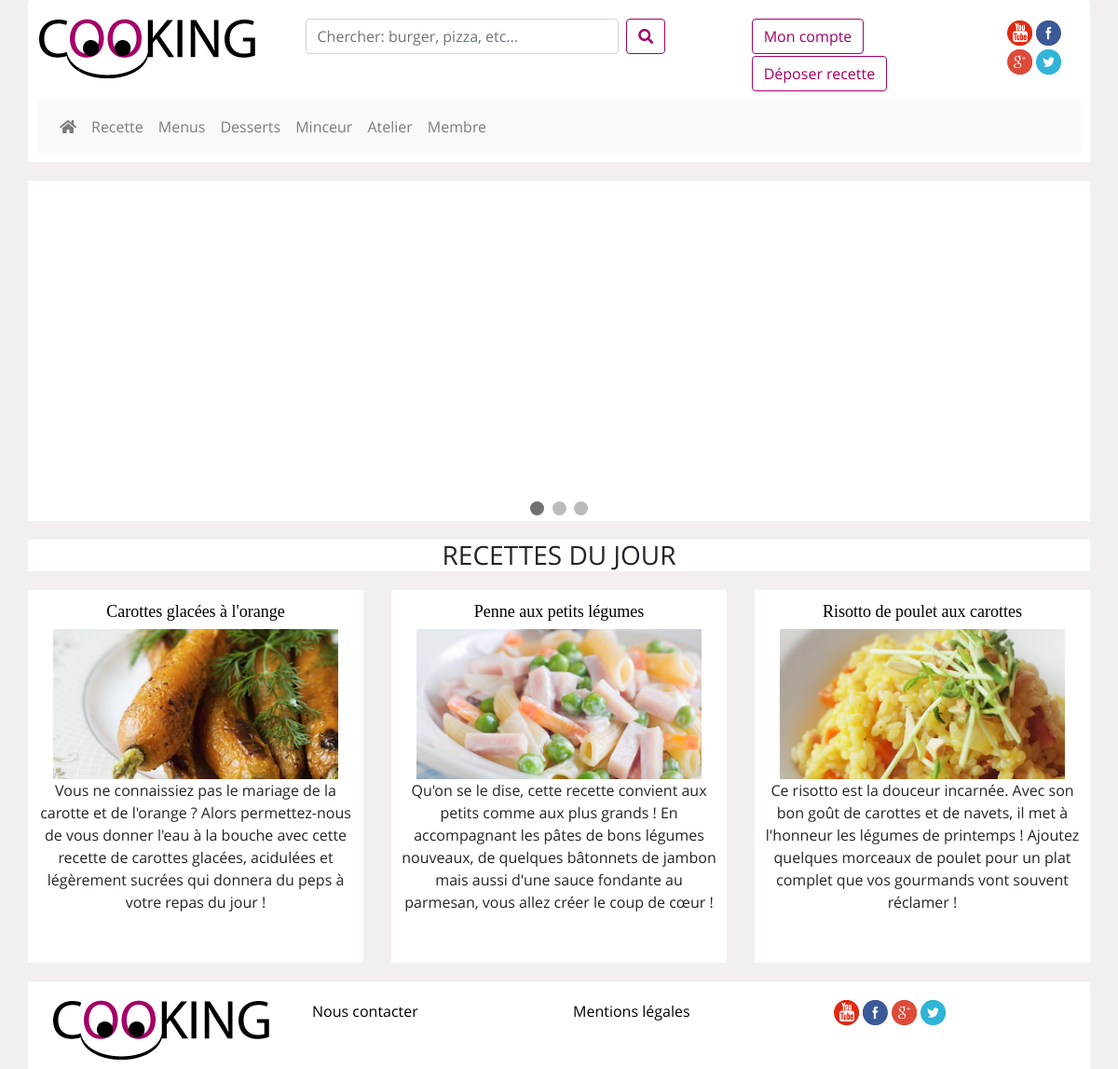
The page / on the database its author committed.
### tables this page shows
CREATE TABLE IF NOT EXISTS `recettes` (
  `idRecette` int(11) NOT NULL AUTO_INCREMENT,
  `titre` varchar(250) NOT NULL,
  `chapo` text NOT NULL,
  `img` varchar(50) NOT NULL,
  `preparation` text NOT NULL,
  `ingredient` text NOT NULL,
  `membre` int(11) NOT NULL,
  `couleur` varchar(30) NOT NULL,
  `dateCrea` timestamp NOT NULL DEFAULT CURRENT_TIMESTAMP ON UPDATE CURRENT_TIMESTAMP,
  `categorie` int(11) NOT NULL,
  `tempsCuisson` varchar(50) NOT NULL,
  `tempsPreparation` varchar(50) NOT NULL,
  `difficulte` varchar(50) NOT NULL,
  `prix` varchar(50) NOT NULL,
  PRIMARY KEY (`idRecette`)
);

### index.php (the view, shortened to what this page needs)
<?php
require "header.php";
require "pdo.php";
?>
<div class="row" style="background-color: white; margin-top: 20px;"  >
  <div class="slideshow-container" >
    <?php
    $resultats=$pdo->query("SELECT titre, img, chapo, idRecette FROM recettes WHERE idRecette =7");
    $ligne = $resultats->fetch(PDO::FETCH_OBJ);
    echo "
    <div class='mySlides fade'>
      <img class='recettejour' alt='slide photo' src=photos/recettes/". $ligne->img .">
      <div class='text'><h5><a href='recette.php?id=". $ligne->idRecette . "'><span class='titre_recette' style='font-size: 22px'>" . $ligne->titre . "</span></a></h5></div>
      </div>
    </div>";$resultats->closeCursor();
    ?>
</div>
  <div  style="background-color: white;text-align:center;margin-left: -15px;margin-right: -15px;">
    <span class="dot"></span>
    <span class="dot"></span>
    <span class="dot"></span>
  </div>
  <div class="row_membre" style="margin-right: -15px;margin-left: -15px;">
    <h3>RECETTES DU JOUR</h3>
  </div>
<div class="row" style="text-align: center;margin-top: 10px;margin-left: -30px;margin-right: -30px;" >
	<div class="col-md-4">
		<?php
		$resultats=$pdo->query("SELECT titre, img, chapo, idRecette  FROM recettes WHERE idRecette = 2");
		$ligne = $resultats->fetch(PDO::FETCH_OBJ);
		echo
    "<div class='cadre_recette_jour'><h5><a href='recette.php?id=". $ligne->idRecette  . "'><span class='titre_recette'>" . $ligne->titre . "</span></a></h5>
      <a href='recette.php?id=". $ligne->idRecette  . "'><img class='recettejour' alt='" . $ligne->titre . "' src=photos/recettes/". $ligne->img ."></a><p>" . $ligne->chapo . "</p>
    </div>";$resultats->closeCursor();
		?>
	</div>
	<div class="col-md-4">
		<?php
		$resultats=$pdo->query("SELECT titre, img, chapo, idRecette FROM recettes WHERE idRecette = 3");
		$ligne = $resultats->fetch(PDO::FETCH_OBJ);
		echo "
    <div class='cadre_recette_jour'><h5><a href='recette.php?id=". $ligne->idRecette  . "'><span class='titre_recette'>" . $ligne->titre . "</span></a></h5>" .
    "<a href='recette.php?id=". $ligne->idRecette  . "'><img class='recettejour' alt='" . $ligne->titre . "' src=photos/recettes/". $ligne->img ."></a>" .
    "<p>" . $ligne->chapo . "</p>
    </div>";$resultats->closeCursor();
		?>
	</div>
	<div class="col-md-4">
		<?php
		$resultats=$pdo->query("SELECT titre, img, chapo, idRecette FROM recettes WHERE idRecette = 4");
		$ligne = $resultats->fetch(PDO::FETCH_OBJ);
		echo "
    <div class='cadre_recette_jour'><h5><a href='recette.php?id=". $ligne->idRecette  . "'><span class='titre_recette'>" . $ligne->titre . "</span></a></h5>" .
    "<a href='recette.php?id=". $ligne->idRecette  . "'><img class='recettejour' alt='" . $ligne->titre . "' src=photos/recettes/". $ligne->img ."></a>" .
    "<p>" . $ligne->chapo . "</p>
    </div>";$resultats->closeCursor();
		?>
	</div>
</div>
<?php
require "footer.php";
?>

### css/style.css (style rules this page uses)
body { background-color: #F2EEF1; position: relative; font-family: 'open' !important; }
* { box-sizing:border-box }
.row_membre { background-color: white; margin-bottom: 20px; margin-top: 20px; text-align: center; }
.titre_recette { font-family: 'candelabook'; font-size: 18px; }
.cadre_recette_jour { background-color: white; min-height: 400px; }
* { box-sizing: border-box; }
body { font-family: Verdana, sans-serif; }
img { vertical-align: middle; }
.slideshow-container { background-color: white; max-width: 1000px; position: relative; margin: auto; }
.dot { height: 15px; width: 15px; margin: 0 2px; background-color: #bbb; border-radius: 50%; display: inline-block; transition: background-color 0.6s ease; }
.active { background-color: #717171; }
.recettejour { width: 90%; margin-left: auto; margin-right: auto; display: block; }
.cadre_recette_jour { padding: 10px; margin-bottom: 20px; }
.cadre_recette_jour a { color: black; }
.categories,a { color: black; }

### rows shown on the page
recettes: titre "Carottes glacées à l'orange", img (picture), chapo "Vous ne connaissiez pas le mariage de la carotte et de l'orange ? Alors permettez-nous de vous donner l'eau à la bouche avec cette recette de carottes glacées, acidulées et légèrement sucrées qui donnera du peps à votre repas du jour !"
recettes: titre "Penne aux petits légumes", img (picture), chapo "Qu'on se le dise, cette recette convient aux petits comme aux plus grands ! En accompagnant les pâtes de bons légumes nouveaux, de quelques bâtonnets de jambon mais aussi d'une sauce fondante au parmesan, vous allez créer le coup de cœur !"
recettes: titre "Risotto de poulet aux carottes", img (picture), chapo "Ce risotto est la douceur incarnée. Avec son bon goût de carottes et de navets, il met à l'honneur les légumes de printemps ! Ajoutez quelques morceaux de poulet pour un plat complet que vos gourmands vont souvent réclamer !"
